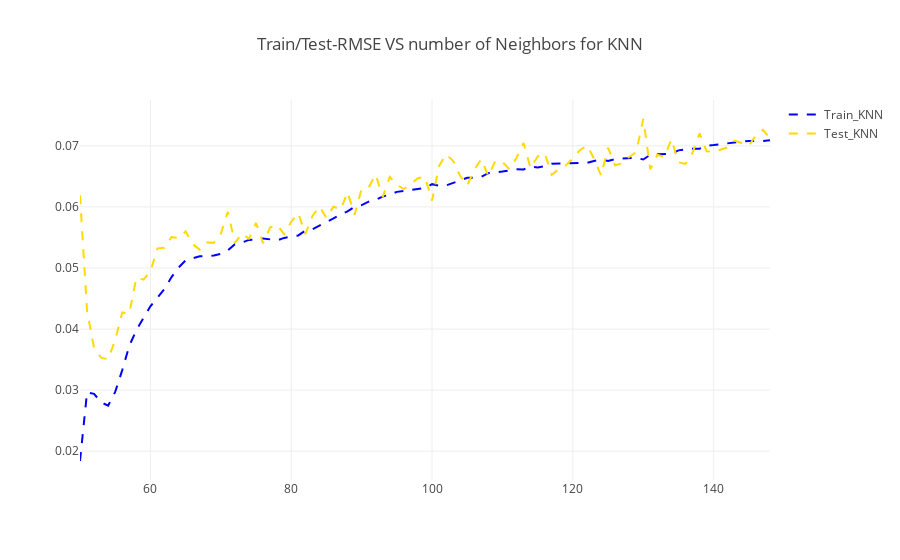

The cell this chart's notebook holds for it:
### Code cell
data = []

x_data = np.arange(50, 151)
data.append(go.Scatter(x=x_data, y=rmse_plot_train, mode='lines', line=lineStyle[0],name="Train_"+"KNN"))
data.append(go.Scatter(x=x_data, y=rmse_plot_test, mode='lines', line=lineStyle[1],name="Test_"+"KNN"))

layout = go.Layout(title="Train/Test-RMSE VS number of Neighbors for KNN")

fig = go.Figure(data=data,layout=layout)
py.iplot(fig, filename="")
